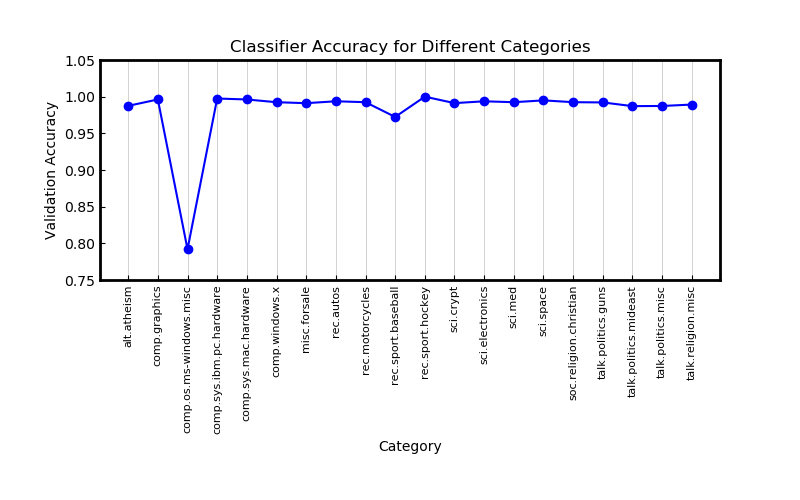

Generate this figure with Python:
from sklearn.datasets import fetch_20newsgroups
from sklearn.naive_bayes import MultinomialNB
from sklearn.feature_extraction.text import CountVectorizer
import matplotlib.pyplot as plt
import matplotlib
import pandas as pd
matplotlib.use("TkAgg")

matplotlib.rcParams.update({'xtick.direction': 'in', 'ytick.direction': 'in',
                            'axes.grid': True, 'axes.grid.axis': 'x',
                            'axes.grid.which': 'major','grid.linewidth': 0.4,
                            'axes.linewidth': 2, })

#Load Data
emails = fetch_20newsgroups()
print(emails.target_names)

#Categories
category = emails.target_names
#print(emails.target[5])

acc = []
for i in range(len(category)):
  print(i)
  #Train data
  train_emails =  fetch_20newsgroups(
    categories=[category[i],'rec.sport.hockey'],
    subset='train',
    shuffle=True,
    random_state=108)

  #Test Data
  test_emails =  fetch_20newsgroups(
    categories=[category[i],'rec.sport.hockey'],
    subset='test',
    shuffle=True,
    random_state=108)

  counter = CountVectorizer()
  counter.fit(test_emails.data + train_emails.data)

  train_counts = counter.transform(train_emails.data)
  #print(train_counts)

  test_counts = counter.transform(test_emails.data)

  classifier = MultinomialNB()

  classifier.fit(train_counts, train_emails.target)

  acc.append(classifier.score(test_counts, test_emails.target))

#Plot result
fig = plt.figure(figsize=(8, 5))
ax = fig.add_subplot()
plt.subplots_adjust(bottom=0.44)
plt.plot(range(len(acc)), acc, marker='o', c='blue')
plt.title("Classifier Accuracy for Different Categories")
plt.xlabel("Category")
plt.ylabel("Validation Accuracy")
ax.set_xticks(range(len(acc)))
ax.set_xticklabels(category)
ax.tick_params(axis='x', rotation=90, labelsize=8)
ax.set_ylim([0.75, 1.05])
plt.show()
